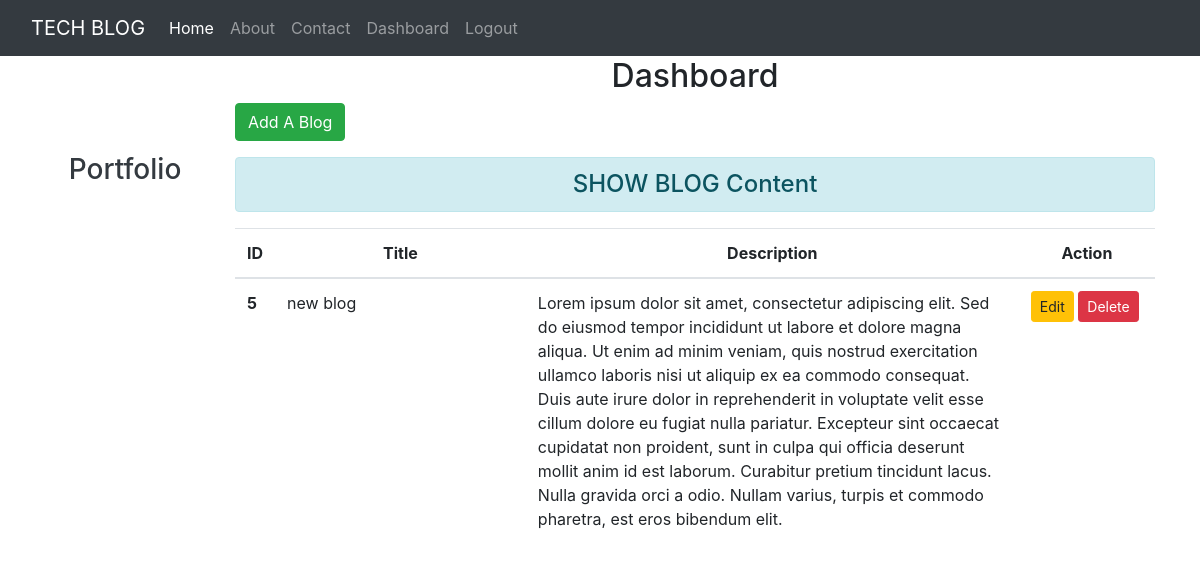
Page /dashboard/ (signed in) on the committed database.
### blog/models.py (models this page shows)
class Blog(models.Model):
    title = models.CharField(max_length=200)
    cont = models.TextField()

### blog/views.py (the view)
# urls.py: path('dashboard/',views.dashboard, name="dashboard"),
def dashboard(request):
    if request.user.is_authenticated:
        blogs = Blog.objects.all()
        user = request.user
        full_name = user.get_full_name()
        gps = user.groups.all()
        return render(request, 'blog/dashboard.html',{'blogs':blogs,'full_name':full_name,'groups':gps})

### blog/templates/blog/dashboard.html (shortened to what this page needs)
{% extends 'blog/base.html' %}
{% load static %}
{% block side %}
<div class="col-sm-2 text-dark my-5 text-center">
    <h3 class="my-5">Portfolio</h3>
</div>
{% endblock side %}
{% block content %}
    <div class="col-sm-10">
        <h2 class="text-center">Dashboard</h2>
        <a class="btn btn-success" href="{% url 'addblog' %}">Add A Blog</a>
        <h4 class="text-center alert alert-info mt-3">SHOW BLOG Content</h4>
        {% if blogs %}
            <table class="table table-hover bg-white">
                <thead>
                    <tr class="text-center">
                        <th scope="col" style="width:2%">ID</th>
                        <th scope="col" style="width:28%">Title</th>
                        <th scope="col" style="width:55%">Description</th>
                        <th scope="col" style="width:15%">Action</th>
                    </tr>
                </thead>
                <tbody>
                    {% for blg in blogs %}
                        <tr>
                            <th scope = "row">{{ blg.id }}</th>
                            <td>{{ blg.title }}</td>
                            <td>{{ blg.cont }}</td>
                            <td><a href="{% url 'updateblog' blg.id %}" class="btn btn-warning btn-sm">Edit</a>
                                {% if perms.blog.delete_blog %}
                                <form action='{% url "deleteblog" blg.id %}' method="post" class="d-inline"> {% csrf_token %}
                                <input type="submit" class="btn btn-danger btn-sm" value="Delete">
                               </form>
                               {% endif %}
                            </td>
                        </tr>
                    {% endfor %}
                </tbody>
            </table>
        {% else %}
        <h4 class="text-center alert alert-warning">NO Records!</h4>
        {% endif %}
{% endblock content %}

### blog/templates/blog/base.html (shortened to what this page needs)
<!DOCTYPE html>
{% load static %}
<html>
    <head>
        <link rel="stylesheet" href="{% static 'blog/css/bootstrap.css' %}">
        <link rel="stylesheet" href="{% static 'blog/css/style.css' %}">
    </head>
    <body>
        <div class="container-fluid bg-dark">
            {% include "blog/navbar.html" %}
        </div>
        <div class="container">
            <div class="row">
                <div class="col-sm-12">
                </div>
            </div>
            <div class="row">
                {% block side %}{% endblock side %}
                {% block content %}{% endblock content %}
        </div>
    </body>
</html>

### blog/templates/blog/navbar.html (shortened to what this page needs)
<nav class="navbar navbar-expand-lg navbar-dark bg-dark">
    <a class="navbar-brand" href="/">TECH BLOG</a>
    <div class="collapse navbar-collapse" id="navbarNavAltMarkup">
      <div class="navbar-nav">
        <a class="nav-item nav-link active" href="/">Home <span class="sr-only">(current)</span></a>
        <a class="nav-item nav-link" href="{% url 'about' %}">About</a>
        <a class="nav-item nav-link" href="{% url 'contact' %}">Contact</a>
        {% if request.user.is_authenticated %}
        <a class="nav-item nav-link" href="{% url 'dashboard' %}">Dashboard</a>
        <a class="nav-item nav-link" href="{% url 'logout' %}">Logout</a>
        {% else %}
        <a class="nav-item nav-link" href="{% url 'signup' %}">Signup</a>
        <a class="nav-item nav-link" href="{% url 'login' %}">Login</a>
        {% endif %}
      </div>
    </div>
  </nav>

### rows in the picture
Blog: id "5", title "new blog", cont "Lorem ipsum dolor sit amet, consectetur adipiscing elit. Sed do eiusmod tempor incididunt ut labore et dolore magna aliqua. Ut enim ad minim veniam, quis nostrud exercitation ullamco laboris nisi ut aliquip ex ea commodo consequat. Duis aute irure dolor in reprehenderit in voluptate velit esse cillum dolore eu fugiat nulla pariatur. Excepteur sint occaecat cupidatat non proident, sunt in culpa qui officia deserunt mollit anim id est laborum. Curabitur pretium tincidunt lacus. Nulla gravida orci a odio. Nullam varius, turpis et commodo pharetra, est eros bibendum elit."
